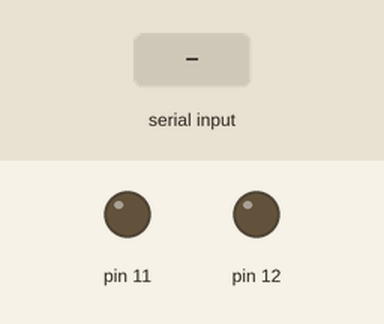
This sketch was run on a simulated Arduino Mega 2560, built with avr-gcc and run on an emulated ATmega2560. Shown: output pins drawn as LEDs (lit = HIGH). The inputs (shaded band) are chosen by the test bench.

Above: at 1.2 s.
1.3 s: "1" received over the second serial link
At 2.6 s:
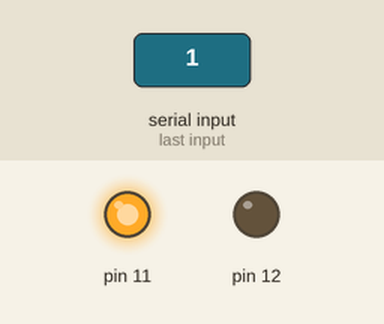
Timing chart, 0 to 4.3 s (numbered marks = the images above; inputs shaded):
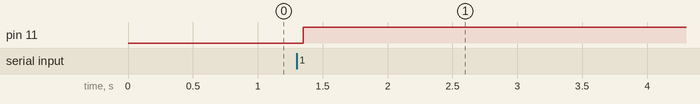

Measured:
- after the input at 1.3 s, pin 11: LOW → HIGH after 0.05 s

The sketch:

led.ino
```cpp
void setup() {
  pinMode(11, OUTPUT);
  pinMode(12, OUTPUT);
  // put your setup code here, to run once:
  Serial.begin(115200);
  Serial3.begin(115200);
  Serial3.setTimeout(50);
}
String recebi;
void loop() {
  // put your main code here, to run repeatedly:
  if (Serial3.available() > 0) {
    //Leitura de um byte.
    recebi = Serial3.readString();
    //Imprima o mesmo dado pela porta usb.
    if(recebi == "on\r\n"){
      digitalWrite(12, HIGH);
      digitalWrite(11, LOW);
      }else{
        digitalWrite(12, LOW);
        digitalWrite(11, HIGH);
        }
     delay(500);
  }
}
```
